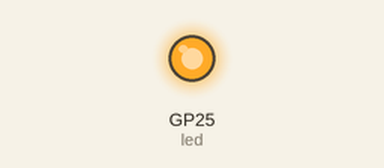
This program was run on a simulated Raspberry Pi Pico running MicroPython. Shown: output pins drawn as LEDs (lit = HIGH). Threads take turns every 2 ms; what the program prints to the serial console is not drawn. At 11.0 s the program stops and its outputs stay as they are.

Above: at 0.12 s.
At 10.0 s:
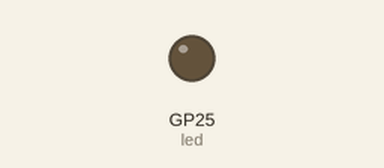
Timing chart, 0 to 11.5 s (numbered marks = the images above):
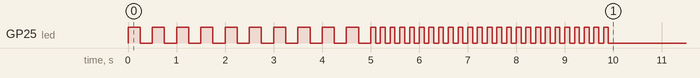

Measured:
- by itself, GP25 (led): goes 10 × (HIGH 0.25 s, LOW 0.25 s), 24 × (HIGH 0.10 s, LOW 0.10 s), HIGH 0.10 s, then LOW

The program:

multi.py
```python
import time, _thread, machine

print('CPU0 starting')

running = True
delay = 0.25

# the task blinking the LED runs until the flag is cleared from CPU0
def task():
    global running, delay
    print(f'CPU1 starting')
    led = machine.Pin("LED", machine.Pin.OUT)
    while running:
        led.high()
        time.sleep(delay)
        led.low()
        time.sleep(delay)
    print('CPU1 done.')

# start the blinking task in the background
_thread.start_new_thread(task, [])

# after a while, change the frequency
time.sleep(5)
delay = 0.1
time.sleep(5)

# stop the background task
running = False
time.sleep(1)

# the execution ends with the CPU0 exiting
print('CPU0 done.')
```
